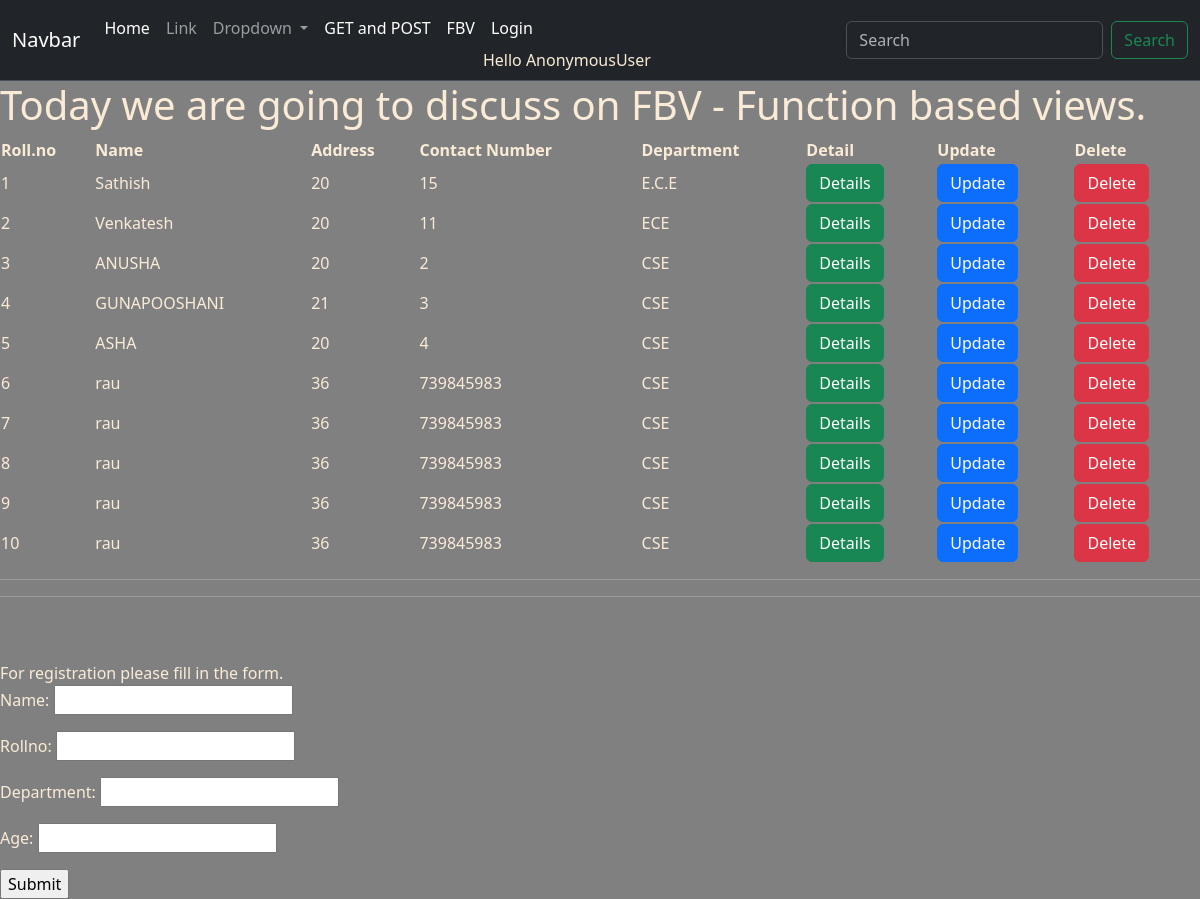
Page /form on the committed database.
### appname/models.py (models this page shows)
class Student(models.Model):
    name = models.CharField(max_length=100)
    rollno = models.IntegerField()
    department = models.CharField(max_length=20)
    age = models.IntegerField()

### appname/views.py (the view)
# urls.py: path('form', views.form,name  = 'form'), ##student registration
def form(request):
    stu = Student.objects.all()
    form = StudentForm
    if request.method =="POST":
        form = StudentForm(request.POST)
        if form.is_valid():
            form.save()
            return redirect('appname:students')
    context = {'stu': stu, 'form': form}
    return render(request, 'FBV/form.html', context)

### templates/FBV/form.html (shortened to what this page needs)
{% extends 'base.html' %}
{% block content %}
<h1>
    Today we are going to discuss on FBV - Function based views.
</h1>
<div>
    <table style="width:100%"; border-spacing: 5px;>
             <tr>
                <th>Roll.no</th>
               <th>Name</th>
               <th >Address</th>
               <th >Contact Number</th>
               <th >Department</th>
               <th>Detail</th>
               <th>Update</th>
               <th>Delete</th>
             </tr>
                     {% for a in stu %}
           <tr>
               <td>{{ a.id }} </td>
               <td>{{ a.name }}</td>
               <td>{{ a.age }}</td>
               <td>{{ a.rollno }}</td>
               <td>{{ a.department }}</td>
               <td><a href = "detail/{{ a.id }}"button class = "btn btn-success">Details</button></a></td>
               <td><a href = "update/{{ a.id }}"  button class="btn btn-primary">Update</button></a></td>
               <td><a href = "delete/{{ a.id }}"  button class="btn btn-danger">Delete</button></a></td>
           </tr>
       {% endfor %}
   </table>
<hr><hr>
<br><br>
For registration please fill in the form.
<div>
    <form action = "" method = "post">
        {{form.as_p }}
        <input type="submit" value= "Submit">
    </form>
</div>
{% endblock %}

### templates/base.html (style rules this page uses)
body { background-color: grey; color: antiquewhite; }

### rows in the picture
Student: id "1", name "Sathish", age "20", rollno "15", department "E.C.E"
Student: id "2", name "Venkatesh", age "20", rollno "11", department "ECE"
Student: id "3", name "ANUSHA", age "20", rollno "2", department "CSE"
Student: id "4", name "GUNAPOOSHANI", age "21", rollno "3", department "CSE"
Student: id "5", name "ASHA", age "20", rollno "4", department "CSE"
Student: id "6", name "rau", age "36", rollno "739845983", department "CSE"
Student: id "7", name "rau", age "36", rollno "739845983", department "CSE"
Student: id "8", name "rau", age "36", rollno "739845983", department "CSE"
Student: id "9", name "rau", age "36", rollno "739845983", department "CSE"
Student: id "10", name "rau", age "36", rollno "739845983", department "CSE"

### other values in the picture
{{ user }} "AnonymousUser"
